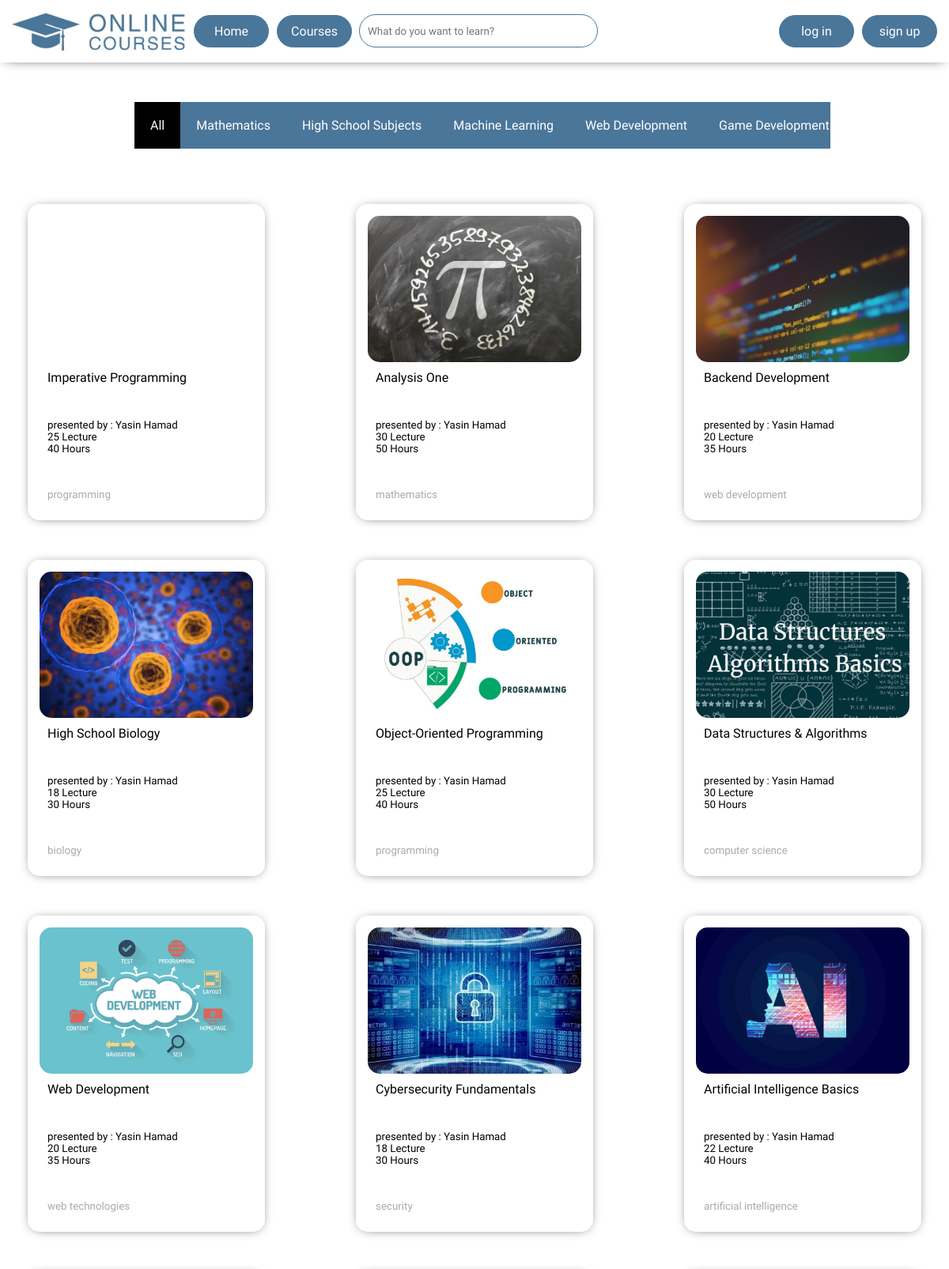
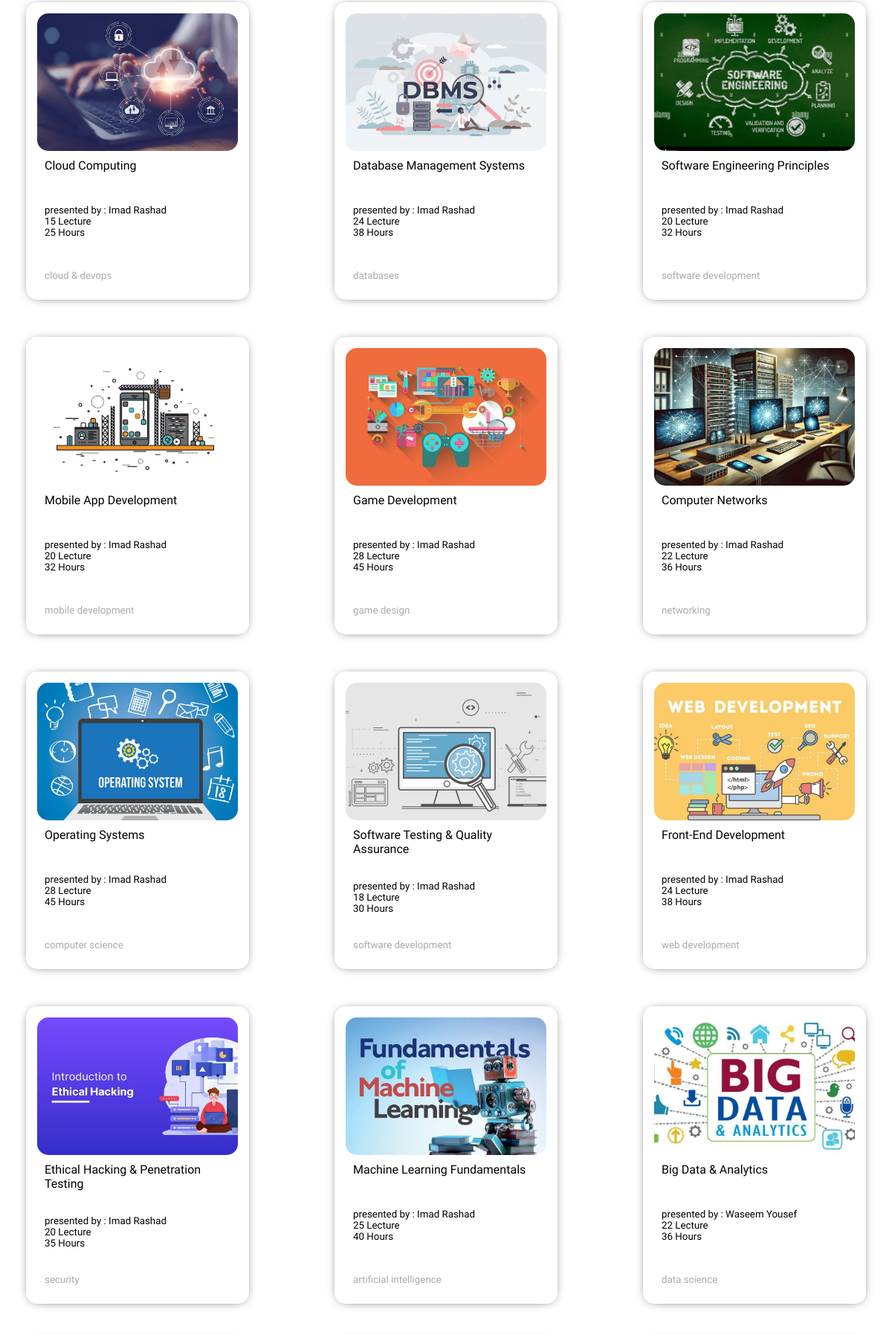
The app's page /related_pages/courses.php (upper part) with its own data (2 pictures, top to bottom).
### tables this page shows
CREATE TABLE `courses` (
  `course_id` int(11) NOT NULL,
  `course_title` varchar(50) NOT NULL,
  `number_of_lectures` int(11) DEFAULT NULL,
  `number_of_hours` int(11) DEFAULT NULL,
  `cover_picture_name` varchar(50) DEFAULT NULL,
  `category` varchar(50) NOT NULL,
  `number_of_enrollment` int(11) DEFAULT 0,
  `description` varchar(255) NOT NULL
);

CREATE TABLE `course_teachers` (
  `teacher_id` int(11) NOT NULL,
  `course_id` int(11) NOT NULL
);

CREATE TABLE `teachers` (
  `teacher_id` int(11) NOT NULL,
  `name` varchar(50) NOT NULL,
  `email` varchar(50) NOT NULL,
  `user_name` varchar(50) NOT NULL,
  `password` varchar(50) NOT NULL
);

### functions.php (the view, shortened to what this page needs)
<?php
function print_these_courses($all_info_about_courses){
  foreach($all_info_about_courses as $course){
    $teacher_id = get_teacher_id_from_database($course['course_id']);
    $teacher_name = get_teacher_name_from_database($teacher_id);
    echo "<a href="."../course_view.php?course_id=".$course['course_id']." class='card'>";
    echo "<div class='card-image' style='background-image: url(../imgs/cards_imgs/".$course['cover_picture_name'].");'></div>";
    echo "<div class='card-info'>";
      echo "<span class='course-title'>".$course['course_title']."</span>";
      echo "<div>";
        echo "<span>presented by : <span class='presenter'>$teacher_name</span></span><br>";
        echo "<span class='number-of-lectures'>".$course['number_of_lectures']." Lecture</span><br>";
        echo "<span class='number-of-hours'>".$course['number_of_hours']." Hours</span><br>";
      echo "</div>";
      echo "<span class='course-catigory'>".$course['category']."</span>";
    echo "</div>";
  echo "</a>";
  }
}
function get_all_info_about_these_courses($courses_ids_array){
  $server = "localhost";
  $userName = "root";
  $password = "";
  $databaseName = "online_courses";
  $db = new mysqli($server, $userName, $password, $databaseName);
  $query = "SELECT * from courses where courses.course_id = ?";
  foreach($courses_ids_array as $id){
    $stat = $db->prepare($query);
    $stat->bind_param('i', $id);
    $stat->execute();
    $results = $stat->get_result()->fetch_all(MYSQLI_ASSOC);
    $all_info[] = $results[0];
  }
  return $all_info;
}
function get_teacher_id_from_database($course_id){
  $server = "localhost";
  $userName = "root";
  $password = "";
  $databaseName = "online_courses";
  $db = new mysqli($server, $userName, $password, $databaseName);
  $query = "SELECT course_teachers.teacher_id from course_teachers where course_teachers.course_id = ?";
  $stat = $db->prepare($query);
  $stat->bind_param('i', $course_id);
  $stat->execute();
  $results = $stat->get_result()->fetch_all(MYSQLI_ASSOC);
  return trim($results[0]['teacher_id']);
}
function get_teacher_name_from_database($teacher_id){
  $server = "localhost";
  $userName = "root";
  $password = "";
  $databaseName = "online_courses";
  $db = new mysqli($server, $userName, $password, $databaseName);
  $query = "SELECT teachers.name from teachers where teachers.teacher_id = ?";
  $stat = $db->prepare($query);
  $stat->bind_param('i', $teacher_id);
  $stat->execute();
  $results = $stat->get_result()->fetch_all(MYSQLI_ASSOC);
  return trim($results[0]['name']);
}
function are_there_courses_in_the_database(){
  $server = "localhost";
  $userName = "root";
  $password = "";
  $databaseName = "online_courses";
  $db = new mysqli($server, $userName, $password, $databaseName);
  $query = "SELECT courses.course_id from courses";
  $stat = $db->prepare($query);
  $stat->execute();
  $results = $stat->get_result()->fetch_all(MYSQLI_ASSOC);
  if(count($results) == 0) return false;
  else return true;
}
?>

### related_pages/courses.php (shortened to what this page needs)
<?php
  require("../functions.php");
  if(are_there_courses_in_the_database()){
    $courses_ids = get_all_courses_ids_from_database();
    $courses_ids_array = convert_table_of_ids_to_normal_array($courses_ids);
    $all_info_about_courses = get_all_info_about_these_courses($courses_ids_array);
  }
?>
<!DOCTYPE html>
<html lang="en">
<head>
  <link rel="stylesheet" href="../css/master.css?v=<?php echo time(); ?>">
  <link rel="stylesheet" href="../css/courses.css">
  <link rel="stylesheet" href="../css/all.css">
</head>
<body>
  <header>
    <div class="container">
      <img src="../imgs/logo.jpeg" alt="logo">
      <div class="main-buttons">
        <a href="../index.php">Home</a>
        <a href="courses.php">Courses</a>
      </div>
      <form action="courses.php" method="post">
        <input type="search" placeholder="What do you want to learn?" name="search">
      </form>
      <div class="secondary-buttons" <?php if(isset($_SESSION['user_name'])){ echo "style='display: none;'"; } ?>>
        <a href="login.php">log in</a>
        <a href="signup.php">sign up</a>
      </div>
    </div>
  </header>
  <main>
    <div class="filter-courses">
      <div class="container">
        <div class="filter-courses-moving-container">
          <ul>
            <li class="selected">All</li>
            <li>Mathematics</li>
            <li>High School Subjects</li>
            <li>Machine Learning</li>
            <li>Web Development</li>
            <li>Game Development</li>
          </ul>
        </div>
      </div>
    </div>
    <div class="container">
      <div class="cards-container">
        <?php
          if(are_there_courses_in_the_database()){
            if(isset($_POST['search'])){
              $search = $_POST['search'];
              $results = get_search_results(user_sentence_in_separate_words($search), get_all_words_of_these_courses($courses_ids_array));
              if($results != null){
                $all_info_about_search_results = get_all_info_about_these_courses($results);
                print_these_courses($all_info_about_search_results);
              }
            }else{
              print_these_courses($all_info_about_courses);
            }
          }
        ?>
      </div>
    </div>
  </main>
</body>
</html>

### css/master.css (style rules this page uses)
:root { --main-color: #4a769a; --secondary-color: #f7f9fa; --main-transition: .2s; --main-section-margin-top: 100px; }
* { margin: 0; padding: 0; box-sizing: border-box; font-family: 'Comfortaa', sans-serif; }
.container { width: 100%; margin: auto; }
ul { list-style: none; }
@media only screen and (min-width: 768px) { .container { width: 750px; } }
@media only screen and (min-width: 992px) { .container { width: 970px; } }
@media only screen and (min-width: 1200px) { .container { width: 1170px; } }
header { padding: 15px 10px; box-shadow: 0 1px 15px -7px; position: sticky; top: 0; z-index: 100; background-color: white; }
header .container { display: grid; align-items: center; grid-template-columns: auto auto 1fr auto; grid-template-rows: auto; }
header .container > img { width: 220px; }
header .main-buttons { display: flex; margin: 0 10px; }
header .main-buttons a:first-child, header .secondary-buttons a:first-child { margin-right: 10px; }
header input { height: 40px; border-radius: 25px; padding: 10px; outline: 1px solid var(--main-color); border: none; width: 300px; }
header .secondary-buttons { display: flex; }
header a { background-color: var(--main-color); color: white; text-decoration: none; padding: 10px; font-size: 16px; min-width: 95px; display: block; text-align: center; border-radius: 25px; transition: var(--main-transition); border: 1px solid var(--main-color); }
.cards-container { margin: 50px 0; position: relative; overflow: hidden; }
.cards-container .card { width: 300px; height: 400px; box-shadow: 0 1px 15px -7px; background-color: white; border-radius: 15px; display: block; padding: 15px; flex-shrink: 0; margin-right: 40px; color: initial; text-decoration: none; }
.cards-container .card .card-image { width: 100%; height: 50%; border-radius: 15px; background-size: cover; background-position: center; }
.cards-container .card .card-info { padding: 10px; display: flex; flex-direction: column; width: 100%; height: 50%; justify-content: space-between; }
.cards-container .card .card-info div { font-size: smaller; }
.cards-container .card .card-info .course-catigory { font-size: smaller; color: #aaa; }

### css/courses.css (style rules this page uses)
:root { --main-color: #4a769a; --secondary-color: #f7f9fa; --main-transition: .2s; --main-section-margin-top: 100px; }
main .cards-container { display: flex; flex-wrap: wrap; justify-content: space-between; padding: 20px 20px 0; }
.cards-container .card { margin-right: 0; margin-bottom: 50px; }
main .filter-courses { margin-top: 50px; }
main .filter-courses .filter-courses-moving-container { overflow: auto; max-width: 900px; margin: auto; position: relative; padding: 0 20px; }
main .filter-courses ul { display: flex; }
main .filter-courses ul li { width: fit-content; background-color: var(--main-color); color: white; padding: 20px; transition: var(--main-transition); white-space: nowrap; }
main .filter-courses ul li.selected { background-color: black; }

### records on screen
courses: course_title "Imperative Programming", course_id.name "Yasin Hamad", number_of_lectures "25", number_of_hours "40", category "programming"
courses: cover_picture_name (picture), course_title "Analysis One", course_id.name "Yasin Hamad", number_of_lectures "30", number_of_hours "50", category "mathematics"
courses: cover_picture_name (picture), course_title "Backend Development", course_id.name "Yasin Hamad", number_of_lectures "20", number_of_hours "35", category "web development"
courses: cover_picture_name (picture), course_title "High School Biology", course_id.name "Yasin Hamad", number_of_lectures "18", number_of_hours "30", category "biology"
courses: cover_picture_name (picture), course_title "Object-Oriented Programming", course_id.name "Yasin Hamad", number_of_lectures "25", number_of_hours "40", category "programming"
courses: cover_picture_name (picture), course_title "Data Structures & Algorithms", course_id.name "Yasin Hamad", number_of_lectures "30", number_of_hours "50", category "computer science"
courses: cover_picture_name (picture), course_title "Web Development", course_id.name "Yasin Hamad", number_of_lectures "20", number_of_hours "35", category "web technologies"
courses: cover_picture_name (picture), course_title "Cybersecurity Fundamentals", course_id.name "Yasin Hamad", number_of_lectures "18", number_of_hours "30", category "security"
courses: cover_picture_name (picture), course_title "Artificial Intelligence Basics", course_id.name "Yasin Hamad", number_of_lectures "22", number_of_hours "40", category "artificial intelligence"
courses: cover_picture_name (picture), course_title "Cloud Computing", course_id.name "Imad Rashad", number_of_lectures "15", number_of_hours "25", category "cloud & devops"
courses: cover_picture_name (picture), course_title "Database Management Systems", course_id.name "Imad Rashad", number_of_lectures "24", number_of_hours "38", category "databases"
courses: cover_picture_name (picture), course_title "Software Engineering Principles", course_id.name "Imad Rashad", number_of_lectures "20", number_of_hours "32", category "software development"
courses: cover_picture_name (picture), course_title "Mobile App Development", course_id.name "Imad Rashad", number_of_lectures "20", number_of_hours "32", category "mobile development"
courses: cover_picture_name (picture), course_title "Game Development", course_id.name "Imad Rashad", number_of_lectures "28", number_of_hours "45", category "game design"
courses: cover_picture_name (picture), course_title "Computer Networks", course_id.name "Imad Rashad", number_of_lectures "22", number_of_hours "36", category "networking"
courses: cover_picture_name (picture), course_title "Operating Systems", course_id.name "Imad Rashad", number_of_lectures "28", number_of_hours "45", category "computer science"
courses: cover_picture_name (picture), course_title "Software Testing & Quality Assurance", course_id.name "Imad Rashad", number_of_lectures "18", number_of_hours "30", category "software development"
courses: cover_picture_name (picture), course_title "Front-End Development", course_id.name "Imad Rashad", number_of_lectures "24", number_of_hours "38", category "web development"
courses: cover_picture_name (picture), course_title "Ethical Hacking & Penetration Testing", course_id.name "Imad Rashad", number_of_lectures "20", number_of_hours "35", category "security"
courses: cover_picture_name (picture), course_title "Machine Learning Fundamentals", course_id.name "Imad Rashad", number_of_lectures "25", number_of_hours "40", category "artificial intelligence"
courses: cover_picture_name (picture), course_title "Big Data & Analytics", course_id.name "Waseem Yousef", number_of_lectures "22", number_of_hours "36", category "data science"
